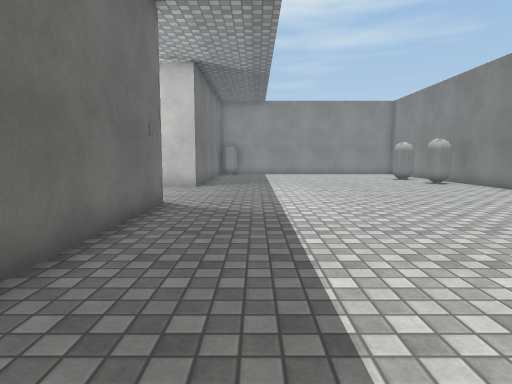
view 1 (above)

17 first-person views from a walk through a 3-D level made in the Unity game engine. The camera is 1.2 m above the floor, tilts 6° down and sees 75° across. The floor is counted in squares, 1 m on a side. Each view is taken from the middle of a square. On the plan, view 1 faces up. The plan holds only what a view shows up to about 14 squares ahead; the rest is blank. Some animated figures are left out. Some surface patterns are stand-ins.

view 2
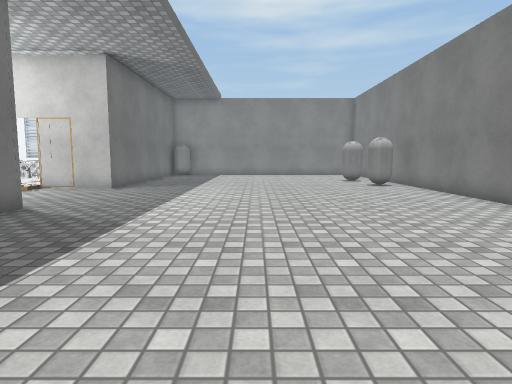

view 3
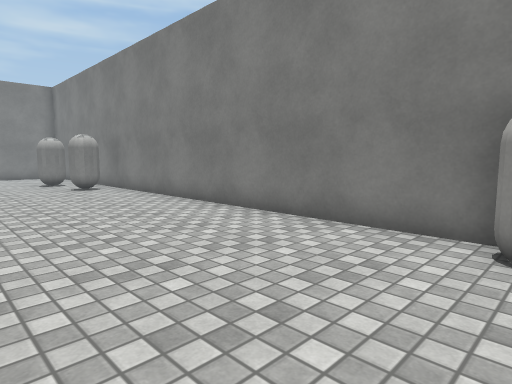

view 4
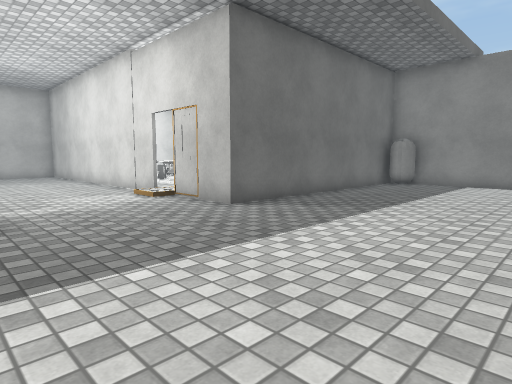

view 5
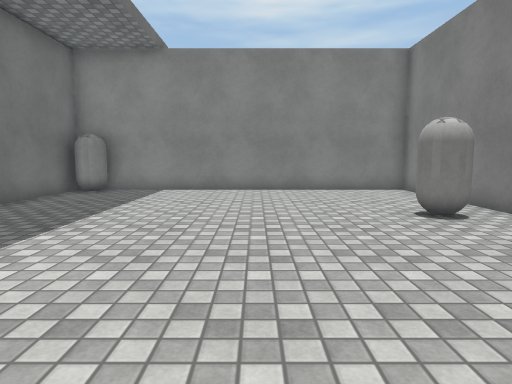

view 6
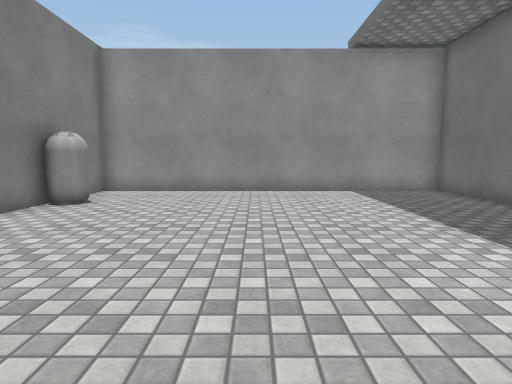

view 7
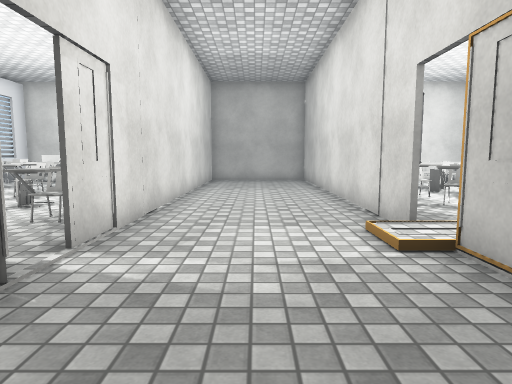

view 8
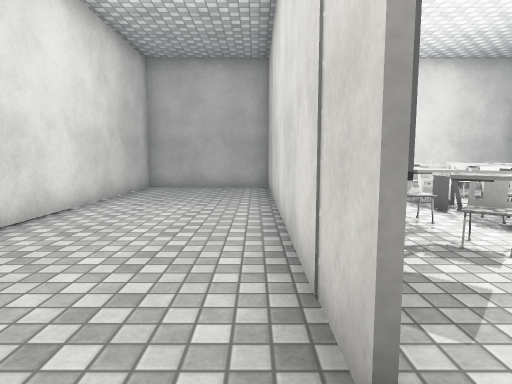

view 9
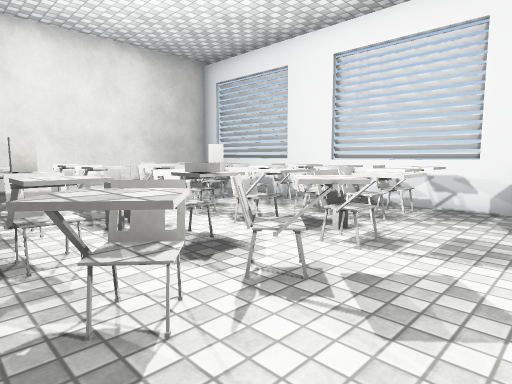

view 10
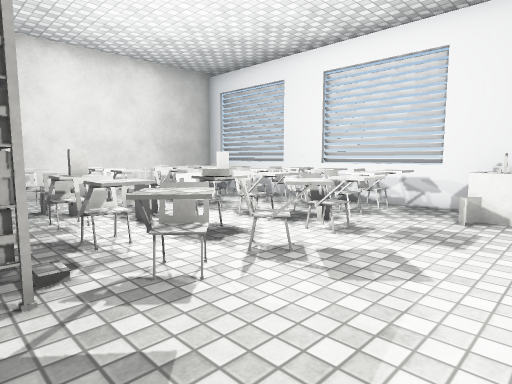

view 11
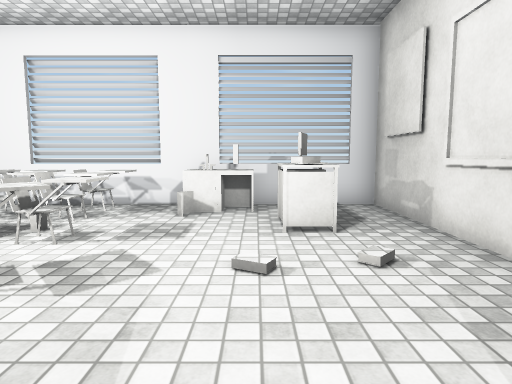

view 12
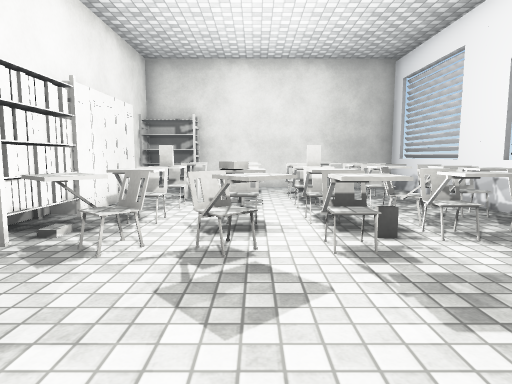

view 13
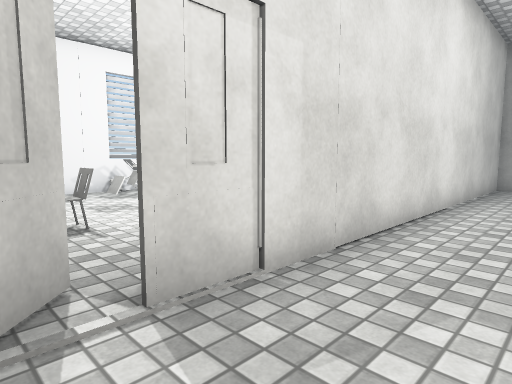

view 14
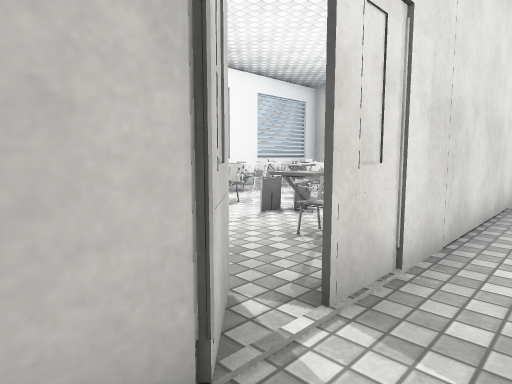

view 15
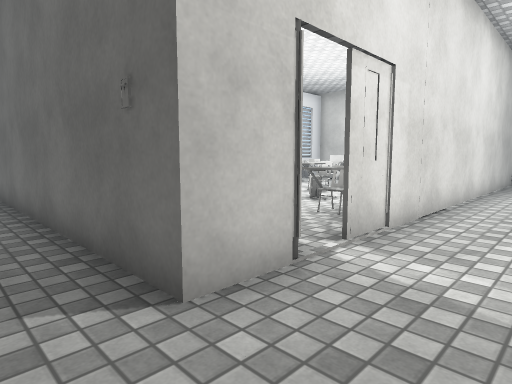

view 16
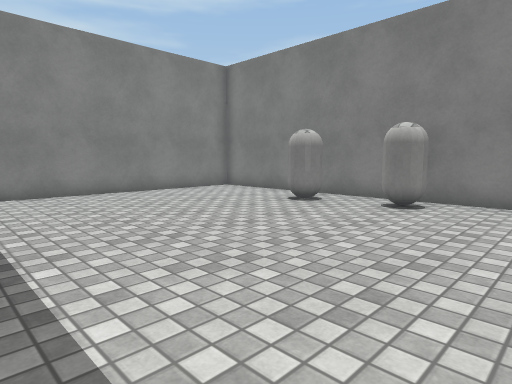

view 17
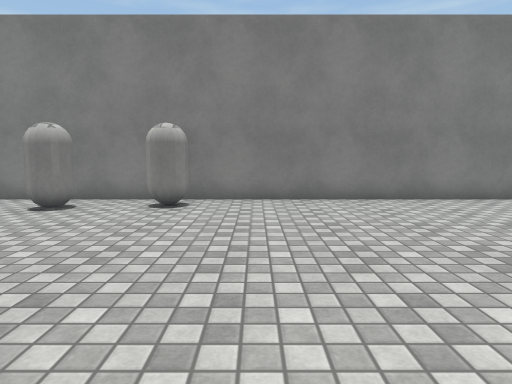

### Floor plan
Points are (right, up) in squares from view 1. A wall is a line through its corners. A room is listed if a view was taken in it or the views show most of it. See-through windows are left out.
Room 1 (views 1, 2, 3, 4, 5, 6, 7, 8, 9, 10, 11, 12, 13, 14, 15, 16, 17)
walls: (-3.5, 8.7) (-2.4, 8.7) (-2.4, -0.8) (9.4, -0.8) (9.4, 0.2); (-7.4, 13.5) (-9.5, 13.5); (-9.8, 8.7) (-6.4, 8.7); (-2.6, 18.2) (-2.6, 21.5); (-2.4, 21.5) (-2.4, 13.5) (-3.5, 13.5); (-15.4, 13.5) (-17, 13.5); (-2.8, 23.4) (-18.4, 23.4) (-18.4, 16.4); (-9.6, -0.8) (-7.1, -0.8); (-9.8, -1) (-8.6, -1); (-8.6, 23.6) (-12.4, 23.6); (-17.5, 13.7) (-16.9, 13.7); (-18.4, 13.5) (-18.4, 8.6); (9.4, 2.8) (9.4, 23.2) (-1.5, 23.2); (-14.1, 23.6) (-17.8, 23.6)
objects: rack (-18, 14) to (-18, 16); chair (-17, 16) to (-16, 16); chair (-17, 17) to (-16, 18); other object (-17, 20) to (-17, 21); other object (-16, 20); other object (-16, 22); other object (-15, 1) to (-14, 2); other object (-15, 3) to (-14, 4); locker (-15, 14); chair (-15, 16) to (-14, 16); chair (-15, 17) to (-14, 18); chair (-15, 19) to (-14, 19); other object (-15, 21) to (-14, 21); other object (-15, 22); other object (-14, 2); locker (-14, 14); other object (-13, 0) to (-12, 0); other object (-13, 1) to (-12, 2); other object (-13, 3) to (-12, 4); locker (-13, 14); books (-13, 16); chair (-13, 17) to (-13, 18); chair (-13, 19); chair (-13, 21) to (-12, 21); chair (-13, 22) to (-12, 23); chair (-12, 4) to (-10, 4); locker (-12, 14); chair (-12, 16); chair (-12, 18); books (-12, 19); other object (-11, 0); chair (-11, 1) to (-11, 2); rack (-11, 14) to (-10, 14); chair (-11, 16); books (-11, 18) to (-10, 18); chair (-11, 19); chair (-11, 20); chair (-11, 22) to (-11, 23); chair (-10, 0) to (-9, 0); chair (-10, 16) to (-9, 16); chair (-10, 17) to (-9, 18); chair (-10, 19) to (-9, 19); chair (-10, 21) to (-9, 21); chair (-10, 22) to (-9, 23); chair (-9, 3) to (-8, 4); chair (-9, 5) to (-8, 6); chair (-8, 7) to (-6, 7); other object (-7, 14); other object (-7, 22) to (-6, 22); table (-7, 23) to (-6, 23); chair (-6, 5); other object (-6, 8) to (-4, 9); other object (-5, 14) to (-4, 14); books (-5, 20); computer (-5, 21); other object (-2, 8); capsule (-2, 22) to (-2, 23); capsule (8, 15) to (9, 15); capsule (8, 18); capsule (9, 2) to (9, 3)

Where each view was taken, in squares from view 1:
view 1: 0 up, 0 right, facing up
view 2: 1 up, 3 right, facing up
view 3: 2 up, 4 right, facing up-right
view 4: 8 up, 4 right, facing up-left
view 5: 11 up, 4 right, facing up
view 6: 11 up, 4 right, facing down
view 7: 11 up, 1 left, facing left
view 8: 13 up, 5 left, facing left
view 9: 15 up, 7 left, facing up-left
view 10: 14 up, 6 left, facing up-left
view 11: 14 up, 6 left, facing up
view 12: 18 up, 5 left, facing left
view 13: 11 up, 4 left, facing down-left
view 14: 10 up, 3 left, facing down-left
view 15: 11 up, 1 left, facing down-left
view 16: 12 up, 0 right, facing up-right
view 17: 13 up, 0 right, facing right
